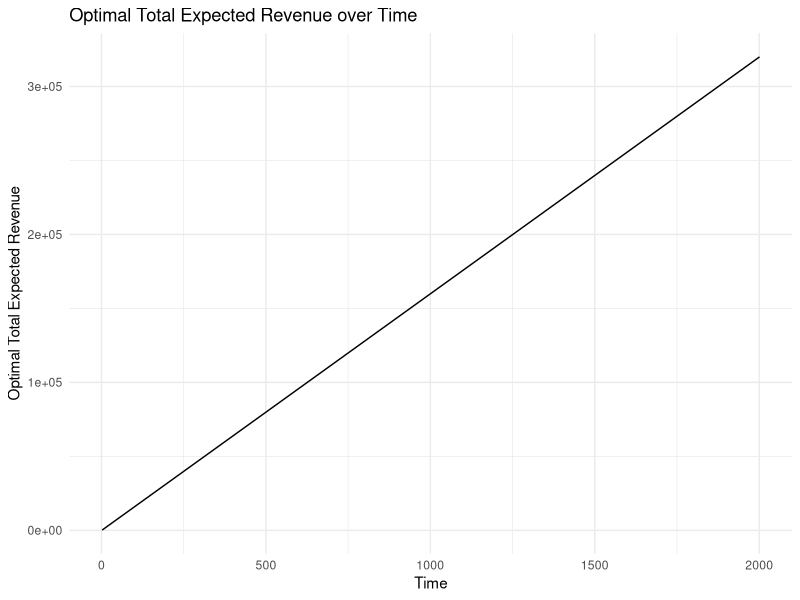

R code for this plot: (Note: a time limit stopped this script after it produced the figure.)
N=2500; # the number of dresses available
TT=2000; # Length of time horizon
prob0=0.1; # No customer
prob1=0.5; # Premium customer
prob2=0.4; # Regular customer
price1=200; # the price for Premium customer
price2=150; # the price for Regular customer

v=matrix(rep( 0, len=(N+1)*(TT+1)), nrow=N+1);
accept2=matrix(rep( 0, len=(N+1)*(TT+1)), nrow=N+1); 

# Terminal Values
for(i in 1:(N+1)){
  v[i,1]=0;
}

# Dynamic Programming Recursion
for(t in 2:(TT+1)){
  for(i in 1:(N+1)){
    
    # For no customer:
    vtogo0=v[i,t-1]; #Value to go if no customer arrives.
    
    # For Premium customer:
    vtogo1=v[i,t-1]; # Value to go if a premium customer arrives and buys a dress
    if(i>1){
      vtogo1=price1+v[i-1,t-1];
    }
    
    # For Regular customer:
    vtogo2=v[i,t-1]; #Value to go if a regular customer arrives. 
    accept2[i,t]=0;
    if(i>1){
      vtogo2=max(price2+v[i-1,t-1],v[i,t-1]);
      
      # the decision in the accept2 variable:
      if(price2+v[i-1,t-1]>v[i,t-1]){
        accept2[i,t]=1;
      }
    }
    
    # Obtaining the overall value function from its parts:
    v[i,t]=prob0*vtogo0+prob1*vtogo1+prob2*vtogo2;
  }
}
# Optimal Total Expected Revenue
OptimalTotalExpectedRevenue=v[N+1,TT+1]
print(OptimalTotalExpectedRevenue)

# Install and load ggplot2 if not already installed
if (!requireNamespace("ggplot2", quietly = TRUE)) {
  install.packages("ggplot2")
}
library(ggplot2)

# Plot the optimal total expected revenue over time
time_steps <- 2:(TT+1)
revenue_data <- data.frame(Time = time_steps, Revenue = v[N+1, time_steps])

ggplot(revenue_data, aes(x = Time, y = Revenue)) +
  geom_line() +
  labs(title = "Optimal Total Expected Revenue over Time",
       x = "Time",
       y = "Optimal Total Expected Revenue") +
  theme_minimal()

# Plot the decisions for regular customers over time
decision_data <- data.frame(Time = rep(time_steps, each = (N+1)),
                            Quantity = rep(0:N, times = TT),
                            Acceptance = as.logical(accept2[, time_steps]))

ggplot(decision_data, aes(x = Time, y = Quantity, color = Acceptance)) +
  geom_point() +
  labs(title = "Decision for Regular Customers over Time",
       x = "Time",
       y = "Quantity",
       color = "Accepted") +
  theme_minimal()

# Visualizing the Optimal Policy Structure
acceptance <- t(accept2[2:(N + 1), 2:(TT + 1)])  # transpose of accept2 (horizontal:time)
xaxis <- 1:TT
yaxis <- 1:N

filled.contour(x = xaxis, y = yaxis, z = acceptance, 
               xaxt = "n", yaxt = "n",
               key.axes = axis(4, at = seq(0, 1, by = 1)),
               nlevels = 2,
               color.palette = rainbow,
               xlab = "Remaining Time", ylab = "Remaining Number of dresses")
